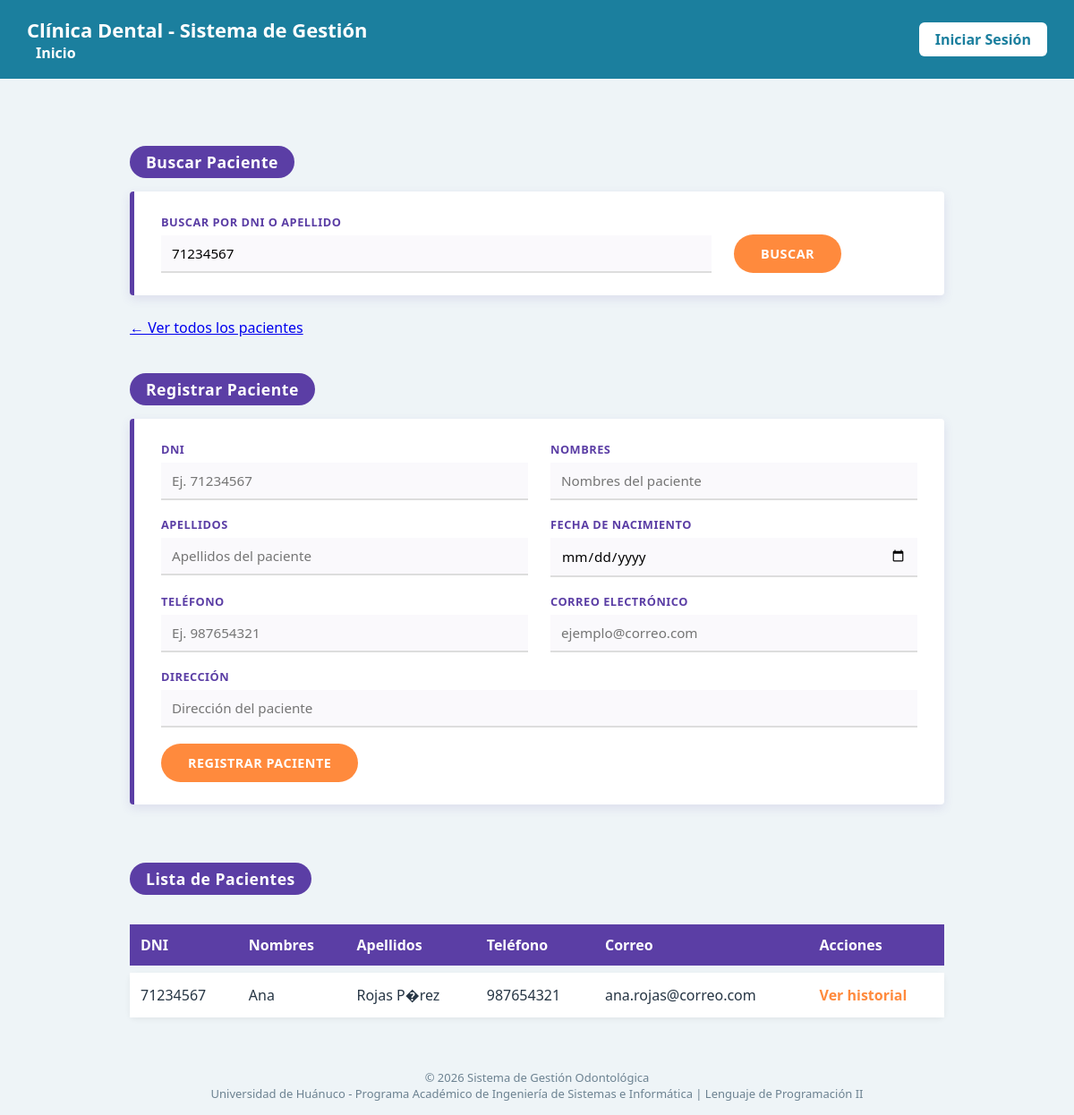
/vistas/pacientes.php?criterio=71234567, run on the app's committed database.
### tables this page shows
CREATE TABLE paciente (
    id_paciente INT AUTO_INCREMENT PRIMARY KEY,
    dni VARCHAR(8) NOT NULL UNIQUE,
    nombres VARCHAR(80) NOT NULL,
    apellidos VARCHAR(80) NOT NULL,
    telefono VARCHAR(20),
    correo VARCHAR(100),
    direccion VARCHAR(150),
    fecha_nacimiento DATE
);

### php/clases/paciente.php (called while the page is built, shortened)
<?php
require_once __DIR__ . '/../config/conexion.php';
class Paciente {
    private $conexion;
    public function __construct() {
        $con = new Conexion();
        $this->conexion = $con->conectar();
    }
    public function buscarPaciente($criterio) {
        $sql = "SELECT * FROM paciente WHERE dni = :criterio OR apellidos LIKE :criterio2";
        $stmt = $this->conexion->prepare($sql);
        $like = "%" . $criterio . "%";
        $stmt->bindParam(':criterio', $criterio);
        $stmt->bindParam(':criterio2', $like);
        $stmt->execute();
        return $stmt->fetchAll();
    }
}

### php/config/conexion.php (called while the page is built, shortened)
<?php
class Conexion {
    private $host = "localhost";
    private $nombre_bd = "clinica_dental";
    private $usuario = "root";
    private $password = "";
    private $charset = "utf8mb4";
    public function conectar() {
        $dsn = "mysql:host={$this->host};dbname={$this->nombre_bd};charset={$this->charset}";
        $opciones = [
            PDO::ATTR_ERRMODE            => PDO::ERRMODE_EXCEPTION,
            PDO::ATTR_DEFAULT_FETCH_MODE => PDO::FETCH_ASSOC,
            PDO::ATTR_EMULATE_PREPARES   => false,
        ];
        try {
            $this->pdo = new PDO($dsn, $this->usuario, $this->password, $opciones);
            return $this->pdo;
        } catch (PDOException $e) {
            die("Error de conexión a la base de datos: " . $e->getMessage());
        }
    }
}

### vistas/pacientes.php (the view, shortened to what this page needs)
<?php
require_once '../php/clases/paciente.php';
$paciente = new Paciente();
$criterioBusqueda = isset($_GET['criterio']) ? trim($_GET['criterio']) : '';
if ($criterioBusqueda !== '') {
    $listaPacientes = $paciente->buscarPaciente($criterioBusqueda);
} else {
    $listaPacientes = $paciente->listarPacientes();
}
?>
<!DOCTYPE html>
<html lang="es">
<head>
    <link rel="stylesheet" href="../css/base.css">
    <link rel="stylesheet" href="../css/pacientes.css">
</head>
<body>
    <?php include 'incluir/header.php'; ?>
    <main>
        <h2>Buscar Paciente</h2>
        <form action="../php/procesar/procesar_paciente.php" method="GET" style="grid-template-columns: 3fr 1fr;">
            <div>
                <label for="criterio">Buscar por DNI o Apellido</label>
                <input type="text" id="criterio" name="criterio" placeholder="Ingrese DNI o apellido" value="<?php echo htmlspecialchars($criterioBusqueda); ?>">
            </div>
            <button type="submit" style="grid-column:auto; align-self:end;">Buscar</button>
        </form>
        <?php if ($criterioBusqueda !== ''): ?>
            <p><a href="pacientes.php">← Ver todos los pacientes</a></p>
        <?php endif; ?>
        <h2>Registrar Paciente</h2>
        <form action="../php/procesar/procesar_paciente.php" method="POST" onsubmit="return confirm('¿Confirmas que los datos del paciente son correctos?');">
            <div>
                <label for="dni">DNI</label>
                <input type="text" id="dni" name="dni" maxlength="8" placeholder="Ej. 71234567" required
                       pattern="[0-9]{8}" inputmode="numeric" title="Debe contener exactamente 8 números"
                       oninput="this.value = this.value.replace(/[^0-9]/g, '').slice(0, 8);">
            </div>
            <div>
                <label for="nombres">Nombres</label>
                <input type="text" id="nombres" name="nombres" placeholder="Nombres del paciente" required
                       pattern="[A-Za-zÁÉÍÓÚáéíóúÑñ\s]+" title="Solo se permiten letras y espacios"
                       oninput="this.value = this.value.replace(/[^A-Za-zÁÉÍÓÚáéíóúÑñ\s]/g, '');">
            </div>
            <div>
                <label for="apellidos">Apellidos</label>
                <input type="text" id="apellidos" name="apellidos" placeholder="Apellidos del paciente" required
                       pattern="[A-Za-zÁÉÍÓÚáéíóúÑñ\s]+" title="Solo se permiten letras y espacios"
                       oninput="this.value = this.value.replace(/[^A-Za-zÁÉÍÓÚáéíóúÑñ\s]/g, '');">
            </div>
            <div>
                <label for="fecha_nacimiento">Fecha de nacimiento</label>
                <input type="date" id="fecha_nacimiento" name="fecha_nacimiento"
                       min="1920-01-01" max="<?php echo date('Y-m-d'); ?>">
            </div>
            <div>
                <label for="telefono">Teléfono</label>
                <input type="tel" id="telefono" name="telefono" placeholder="Ej. 987654321"
                       maxlength="9" pattern="9[0-9]{8}" inputmode="numeric"
                       title="Debe empezar con 9 y tener 9 dígitos en total"
                       oninput="this.value = this.value.replace(/[^0-9]/g, '').slice(0, 9);">
            </div>
            <div>
                <label for="correo">Correo electrónico</label>
                <input type="email" id="correo" name="correo" placeholder="ejemplo@correo.com">
            </div>
            <div class="campo-completo">
                <label for="direccion">Dirección</label>
                <input type="text" id="direccion" name="direccion" placeholder="Dirección del paciente">
            </div>
            <button type="submit">Registrar Paciente</button>
        </form>
        <h2>Lista de Pacientes</h2>
        <table>
            <thead>
                <tr>
                    <th>DNI</th>
                    <th>Nombres</th>
                    <th>Apellidos</th>
                    <th>Teléfono</th>
                    <th>Correo</th>
                    <th>Acciones</th>
                </tr>
            </thead>
            <tbody>
                <?php if (count($listaPacientes) === 0): ?>
                    <tr>
                        <td colspan="6">No se encontraron pacientes.</td>
                    </tr>
                <?php else: ?>
                    <?php foreach ($listaPacientes as $p): ?>
                        <tr>
                            <td data-label="DNI"><?php echo htmlspecialchars($p['dni']); ?></td>
                            <td data-label="Nombres"><?php echo htmlspecialchars($p['nombres']); ?></td>
                            <td data-label="Apellidos"><?php echo htmlspecialchars($p['apellidos']); ?></td>
                            <td data-label="Teléfono"><?php echo htmlspecialchars($p['telefono']); ?></td>
                            <td data-label="Correo"><?php echo htmlspecialchars($p['correo']); ?></td>
                            <td data-label="Acciones">
                                <a href="historial.php?id_paciente=<?php echo $p['id_paciente']; ?>">Ver historial</a>
                            </td>
                        </tr>
                    <?php endforeach; ?>
                <?php endif; ?>
            </tbody>
        </table>
    </main>
    <?php include 'incluir/footer.php'; ?>
</body>
</html>

### css/base.css (style rules this page uses)
* { margin: 0; padding: 0; box-sizing: border-box; font-family: 'Segoe UI', Arial, sans-serif; }
body { background-color: #eef4f7; color: #263544; }

### css/pacientes.css (style rules this page uses)
main { max-width: 950px; margin: 35px auto; padding: 0 20px; font-family: 'Segoe UI', Tahoma, sans-serif; }
main h2 { display: inline-block; background-color: #5b3ea5; color: white; padding: 6px 18px; border-radius: 20px; font-size: 1.1rem; margin-top: 40px; margin-bottom: 15px; letter-spacing: 0.5px; }
main form { display: grid; grid-template-columns: 1fr 1fr; gap: 18px 25px; background-color: #ffffff; border: none; border-left: 5px solid #5b3ea5; border-radius: 4px; padding: 25px 30px; margin-bottom: 25px; box-shadow: 0 4px 12px rgba(91, 62, 165, 0.12); }
.campo-completo { grid-column: 1 / -1; }
main form div { display: flex; flex-direction: column; }
main form label { font-weight: 700; color: #5b3ea5; margin-bottom: 6px; font-size: 0.8rem; text-transform: uppercase; letter-spacing: 0.5px; }
main form input { padding: 10px 12px; border: none; border-bottom: 2px solid #ddd; border-radius: 0; font-size: 0.95rem; background-color: #faf9fc; transition: border-color 0.2s ease, background-color 0.2s ease; }
main form button { grid-column: 1 / -1; justify-self: start; background-color: #ff8a3d; color: white; border: none; padding: 12px 30px; border-radius: 30px; font-size: 0.9rem; font-weight: 700; text-transform: uppercase; letter-spacing: 0.5px; cursor: pointer; transition: transform 0.15s ease, background-color 0.2s ease; }
main table { width: 100%; border-collapse: separate; border-spacing: 0 8px; margin-top: 10px; }
main table thead { display: none; }
main table tbody tr { background-color: #ffffff; box-shadow: 0 2px 6px rgba(0, 0, 0, 0.06); border-radius: 6px; }
main table td { padding: 14px 12px; position: relative; }
main table td::before { content: attr(data-label); display: block; font-size: 0.7rem; font-weight: 700; color: #5b3ea5; text-transform: uppercase; margin-bottom: 2px; }
main table a { color: #ff8a3d; font-weight: 700; text-decoration: none; }
@media (min-width: 700px) { main table thead { display: table-header-group; } }
@media (min-width: 700px) { main table thead th { background-color: #5b3ea5; color: white; padding: 12px; text-align: left; } }
@media (min-width: 700px) { main table td::before { display: none; } }

### data on the page
paciente: dni "71234567", nombres "Ana", apellidos "Rojas P�rez", telefono "987654321", correo "ana.rojas@correo.com"
